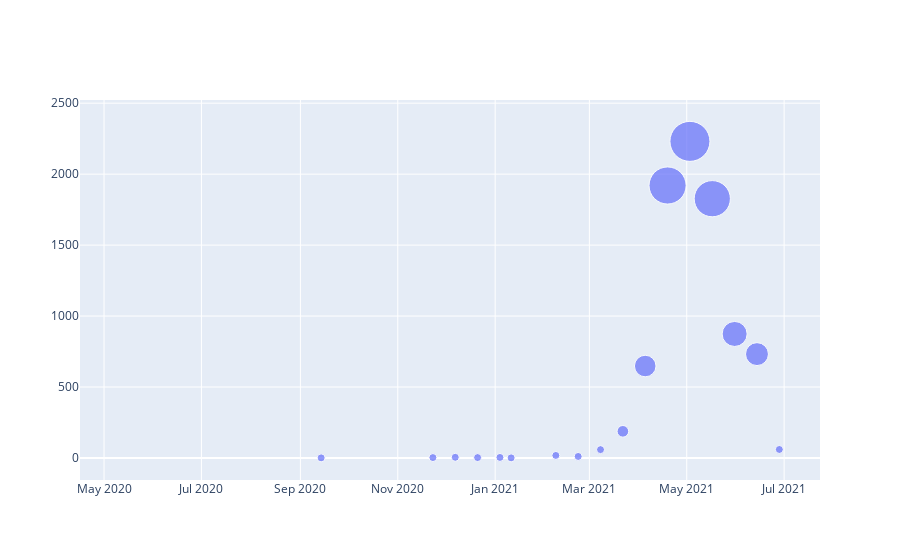

Here is the notebook cell this chart was saved with:
### Code cell
fig = go.Figure(data=[go.Scatter(
    x=Indiafinal['date'], y=Indiafinal['2_weeks_Delta_cases'],
    text=['A<br>size: 40', 'B<br>size: 60', 'C<br>size: 80', 'D<br>size: 100'],
    mode='markers',
    marker=dict(
        size=Indiafinal['2_weeks_Delta_cases'],
        sizemode='area',
        sizeref=2.*max(Indiafinal['2_weeks_Delta_cases'])/(40.**2),
        sizemin=4,
    )
)])

fig.show()

### Figure 1 — Plotly figure (JSON) as saved in the notebook; plotly's stock layout.template omitted (floating-point values rounded to 4 significant figures)
{"data": [{"marker": {"size": [0, 0, 0, 0, 0, 0, 0, 0, 0, 1, 0, 0, 0, 0, 3, 5, 3, 4, 1, 0, 18, 11, 59, 188, 648, 1920, 2231, 1827, 874, 732, 60], "sizemin": 4, "sizemode": "area", "sizeref": 2.789}, "mode": "markers", "text": ["A<br>size: 40", "B<br>size: 60", "C<br>size: 80", "D<br>size: 100"], "type": "scatter", "x": ["2020-05-11T00:00:00", "2020-05-25T00:00:00", "2020-06-08T00:00:00", "2020-06-22T00:00:00", "2020-07-06T00:00:00", "2020-07-20T00:00:00", "2020-08-03T00:00:00", "2020-08-17T00:00:00", "2020-08-31T00:00:00", "2020-09-14T00:00:00", "2020-09-28T00:00:00", "2020-10-12T00:00:00", "2020-10-26T00:00:00", "2020-11-09T00:00:00", "2020-11-23T00:00:00", "2020-12-07T00:00:00", "2020-12-21T00:00:00", "2021-01-04T00:00:00", "2021-01-11T00:00:00", "2021-01-25T00:00:00", "2021-02-08T00:00:00", "2021-02-22T00:00:00", "2021-03-08T00:00:00", "2021-03-22T00:00:00", "2021-04-05T00:00:00", "2021-04-19T00:00:00", "2021-05-03T00:00:00", "2021-05-17T00:00:00", "2021-05-31T00:00:00", "2021-06-14T00:00:00", "2021-06-28T00:00:00"], "y": [0, 0, 0, 0, 0, 0, 0, 0, 0, 1, 0, 0, 0, 0, 3, 5, 3, 4, 1, 0, 18, 11, 59, 188, 648, 1920, 2231, 1827, 874, 732, 60]}], "layout": {}}
